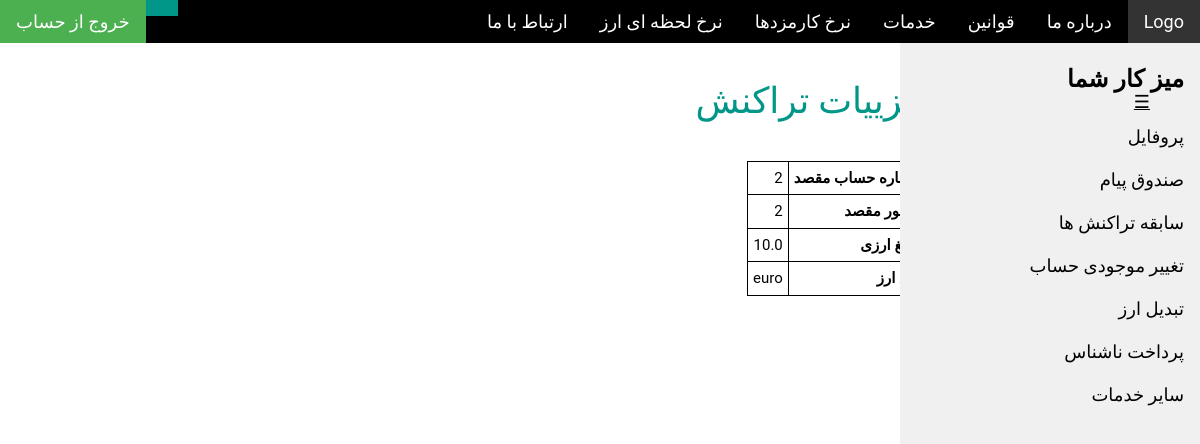
The app's page /14/transaction with its own data.
### blog/models.py (models this page shows)
class PayForm(models.Model):
    number = models.CharField(max_length=200)
    country = models.CharField(max_length=200)
    arzi = models.FloatField(max_length=200)
    kind = models.CharField(max_length=200)

### blog/views.py (the view)
# urls.py: url(r'^(?P<pke>\d+)/transaction', views.transaction, name='transaction'),
def transaction(request, pke):
    transaction = get_object_or_404(Transaction, pk=pke)
    if transaction.type == "GRE":
        f = transaction.greform
        return render(request, 'gretransaction.html', {'gre':f})
    elif transaction.type == "TOEFL":
        f = transaction.toeflform
        return render(request, 'toefltransaction.html', {'toefl':f})
    elif transaction.type == "IELTS":
        f = transaction.ieltsform
        return render(request, 'ieltstransaction.html', {'ielts':f})
    elif transaction.type == "Uni":
        f = transaction.uniform
        return render(request, 'unitransaction.html', {'uni':f})
    elif transaction.type == "Pay":
        f = transaction.payform
        return render(request, 'paytransaction.html', {'pay':f})
    return render(request, 'employeetransactions.html')

### blog/templates/paytransaction.html (shortened to what this page needs)
{% if request.user.is_admin %}
{% include "base_manager.html" %}
{% elif request.user.is_employee %}
{% include "base_employee.html" %}
{% else %}
{% include "base_user.html" %}
{% endif %}
{% load static %}
<html>
<link rel="stylesheet" type="text/css" href="{% static 'blog/css/index_w3.css' %}" />
<link rel="stylesheet" type="text/css" href="{% static 'blog/css/index_w3-theme-black.css' %}" />
<body>
  <div class="w3-main" style="margin-right:250px" dir="rtl">
    {% block content %}
    <div class="w3-row w3-padding-large w3-padding-64 w3-container" dir="rtl">
      <h1 class="w3-text-teal">جزییات تراکنش</h1><br>
      <table ALIGN=RIGHT style="width:60%">
        <tr>
          <th ALIGN=RIGHT>شماره حساب مقصد</th>
          <td ALIGN=RIGHT>{{pay.number}}</td>
        </tr>
        <tr>
          <th ALIGN=RIGHT>کشور مقصد</th>
          <td ALIGN=RIGHT>{{pay.country}}</td>
        </tr>
        <tr>
          <th ALIGN=RIGHT>مبلغ ارزی</th>
          <td ALIGN=RIGHT>{{pay.arzi}}</td>
        </tr>
        <tr>
          <th ALIGN=RIGHT>نوع ارز</th>
          <td ALIGN=RIGHT>{{pay.kind}}</td>
        </tr>
      </table>
    </div>
    {% endblock %}
  </div>
</body>
</html>

### blog/static/blog/css/index_w3.css (style rules this page uses)
html { box-sizing:border-box }
*,*:before,*:after { box-sizing:inherit }
html { -ms-text-size-adjust:100%;-webkit-text-size-adjust:100% }
body { margin:0 }
html,body { font-family:Verdana,sans-serif;font-size:15px;line-height:1.5 }
html { overflow-x:hidden }
h1 { font-size:36px; text-align:right }
h1,h2,h3,h4,h5,h6 { font-family:"Segoe UI",Arial,sans-serif;font-weight:400;margin:10px 0 }
.w3-main,#main { transition:margin-left .4s }
.w3-container:after,.w3-container:before,.w3-panel:after,.w3-panel:before,.w3-row:after,.w3-row:before,.w3-row-padding:after,.w3-row-padding:before, .w3-cell-row:before,.w3-cell-row:after,.w3-clear:after,.w3-clear:before,.w3-bar:before,.w3-bar:after { content:"";display:table;clear:both }
.w3-container,.w3-panel { padding:0.01em 16px }
.w3-padding-large { padding:12px 24px!important }
.w3-padding-64 { padding-top:64px!important;padding-bottom:64px!important }
.w3-text-teal,.w3-hover-text-teal:hover { color:#009688!important }

### blog/templates/base_user.html (style rules this page uses)
html,body,h1,h2,h3,h4,h5,h6 { font-family: "Roboto","B Nazanin", sans-serif; }

### blog/templates/paytransaction.html (style rules this page uses)
table { display: block; overflow-x: auto; border-collapse: collapse; }
th, td { padding: 5px; border: 1px solid black; border-collapse: collapse; }
html,body,h1,h2,h3,h4,h5,h6 { font-family: "Roboto","B Nazanin", sans-serif; }

### records on screen
PayForm: number "2", country "2", arzi "10.0", kind "euro"
